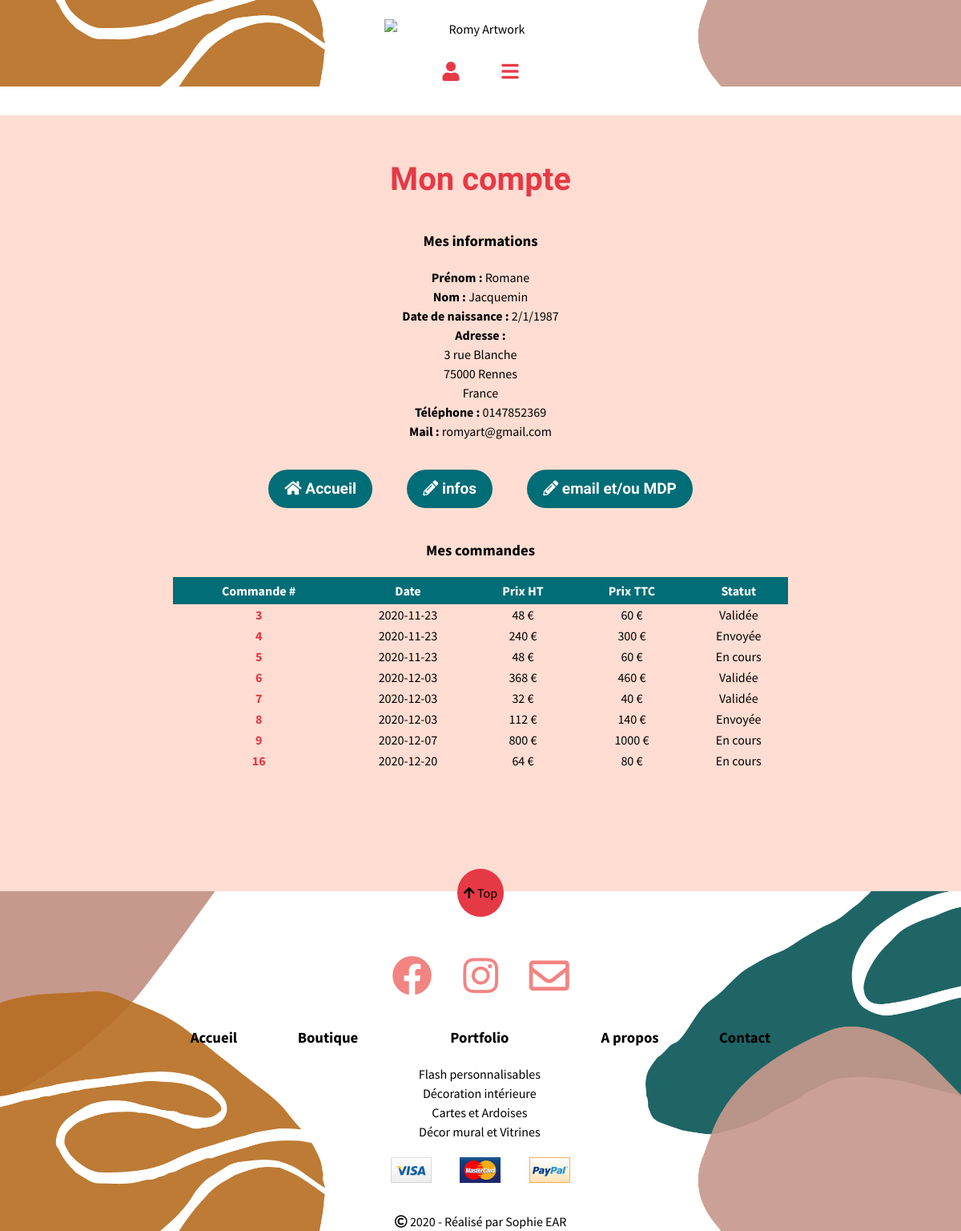
The app's page /index.php/account (signed in) with its own data.
### tables this page shows
CREATE TABLE IF NOT EXISTS `user` (
  `UserID` int(11) NOT NULL AUTO_INCREMENT,
  `UserFirstname` varchar(50) NOT NULL,
  `UserLastname` varchar(50) NOT NULL,
  `UserBirth` date NOT NULL,
  `UserAddress` varchar(50) NOT NULL,
  `UserZipcode` varchar(10) NOT NULL,
  `UserCity` varchar(50) NOT NULL,
  `UserCountry` varchar(50) NOT NULL,
  `UserPhone` char(10) NOT NULL,
  `UserMail` varchar(50) NOT NULL,
  `UserPassword` varchar(64) NOT NULL,
  `UserStatus` int(1) NOT NULL DEFAULT '1',
  `AccountDate` date DEFAULT NULL,
  PRIMARY KEY (`UserID`),
  KEY `UserStatus` (`UserStatus`)
);

CREATE TABLE IF NOT EXISTS `orders` (
  `OrderID` int(11) NOT NULL AUTO_INCREMENT,
  `UserID` int(11) NOT NULL,
  `OrderDate` date NOT NULL,
  `OrderHT` float NOT NULL,
  `OrderTTC` float NOT NULL,
  `OrderStatus` int(1) NOT NULL DEFAULT '1',
  PRIMARY KEY (`OrderID`),
  KEY `UserID` (`UserID`),
  KEY `OrderStatus` (`OrderStatus`)
);

CREATE TABLE IF NOT EXISTS `orderstatus` (
  `OrderStatus` int(1) NOT NULL DEFAULT '1',
  `StatusName` varchar(50) NOT NULL,
  PRIMARY KEY (`OrderStatus`)
);

### library/MicroKernel.class.php (called while the page is built, shortened)
<?php
class MicroKernel
{
    private $applicationPath;
    private $configuration;
    private $controllerPath;
    public function __construct()
    {
        $this->applicationPath = realpath(ROOT_PATH.'/application');
        $this->configuration   = new Configuration();
        $this->controllerPath  = null;
    }
    public function bootstrap()
    {
        $this->configuration->load('database');
        $this->configuration->load('library');
        return $this;
    }
    public function loadClass($class)
    {
        $class = str_replace('\\', DIRECTORY_SEPARATOR, $class);
        if(substr($class, -10) == 'Controller')
        {
            $filename = "$this->controllerPath/$class.class.php";
        }
        else if(substr($class, -4) == 'Form')
        {
            $filename = "$this->applicationPath/forms/$class.class.php";
        }
        elseif(substr($class, -5) == 'Model')
        {
            $filename = "$this->applicationPath/models/$class.class.php";
        }
        else
        {
            $filename = "$this->applicationPath/classes/$class.class.php";
        }
    }
    public function run(FrontController $frontController)
    {
        try
        {
            $requestPath = $frontController->buildContext($this->configuration);
            $this->controllerPath = "$this->applicationPath/controllers$requestPath";
            $frontController->run();
            $frontController->renderView();
        }
        catch(Exception $exception)
        {
            ob_clean();
            $frontController->renderErrorView
            (
                implode('<br>',
                [
                    $exception->getMessage(),
                    "<strong>Fichier</strong> : ".$exception->getFile(),
                    "<strong>Ligne</strong> : ".$exception->getLine()
                ])
            );
        }
    }
}

### index.php (called while the page is built, shortened)
<?php
require_once 'library/Configuration.class.php';
require_once 'library/Database.class.php';
require_once 'library/MicroKernel.class.php';
$microKernel = new MicroKernel();
$microKernel->bootstrap()->run(new FrontController());

### application/controllers/account/AccountController.class.php (called while the page is built, shortened)
<?php
class AccountController {
	public function httpGetMethod(Http $http, array $queryFields)
	{
		$session = new UserSession();
		$userID = $session->getID();
		$orderModel = new OrderModel();
		$orders = $orderModel->listUserOrders($userID);
		$userModel = new UserModel();
		$info = $userModel->listOneUser($userID);
		$title = "Romy Art - Mon compte";
		return ["FlashBag" => new FlashBag(), "orders" => $orders, "info" => $info, "title" => $title];
	}
}
?>

### application/classes/UserSession.class.php (called while the page is built, shortened)
<?php
class UserSession {
	public function getID(){
		return $_SESSION["id"];
	}
}

### library/Database.class.php (called while the page is built, shortened)
<?php
class Database
{
	private $pdo;
	public function __construct()
	{
		$configuration = new Configuration();
		$this->pdo = new PDO
		(
			$configuration->get('database', 'dsn'),
			$configuration->get('database', 'user'),
			$configuration->get('database', 'password')
		);
		$this->pdo->exec('SET NAMES UTF8');
	}
    public function query($sql, array $criteria = array())
    {
        $query = $this->pdo->prepare($sql);
        $query->execute($criteria);
        return $query->fetchAll(PDO::FETCH_ASSOC);
    }
    public function queryOne($sql, array $criteria = array())
    {
        $query = $this->pdo->prepare($sql);
        $query->execute($criteria);
        return $query->fetch(PDO::FETCH_ASSOC);
    }
}

### library/Configuration.class.php (called while the page is built, shortened)
<?php
class Configuration
{
	private static $registry;
	public function __construct()
	{
		if(Configuration::$registry === null)
		{
			Configuration::$registry = array();
		}
	}
	public function get($filename, $key, $defaultValue = null)
	{
		if(array_key_exists($filename, Configuration::$registry) === true)
		{
			if(array_key_exists($key, Configuration::$registry[$filename]) === true)
			{
				return Configuration::$registry[$filename][$key];
			}
		}
		return $defaultValue;
	}
	public function load($filename)
	{
		Configuration::$registry[$filename] = $config;
	}
}

### application/models/UserModel.class.php (called while the page is built, shortened)
<?php
class UserModel {
	public function listOneUser($id) {
		$user = new Database();
		$sql = 'SELECT	user.UserID,
						user.UserFirstname,
						user.UserLastname,
						DAY(user.UserBirth) AS day,
						MONTH(user.UserBirth) AS month,
						YEAR(user.UserBirth) AS year,
						user.UserAddress,
						user.UserZipcode,
						user.UserCity,
						user.UserCountry,
						user.UserPhone,
						user.UserMail,
						user.UserPassword,
						user.AccountDate,
						useSta.UserStatus,
						useSta.StatusName
				FROM user
				INNER JOIN userstatus useSta ON user.UserStatus = useSta.UserStatus
				WHERE UserID = ?';
		return $user->queryOne($sql, array($id));
	}
}
?>

### application/models/OrderModel.class.php (called while the page is built, shortened)
<?php
class OrderModel{
	public function listUserOrders($id) {
		$orders = new Database();
		$sql = 'SELECT 	ord.OrderID,
						ord.UserID,
						ord.OrderDate,
						ord.OrderHT,
						ord.OrderTTC,
						ord.OrderStatus,
						ordSta.OrderStatus,
						ordSta.StatusName
				FROM orders ord
				INNER JOIN orderstatus ordSta ON ord.OrderStatus = ordSta.OrderStatus
				WHERE ord.UserID = ?';
		return $orders->query($sql, array($id));
	}
}
?>

### application/www/account/AccountView.phtml (the view, shortened to what this page needs)
<div class="container" id="account">
	<h2>Mon compte</h2>
	<div>
		<h3>Mes informations</h3>
		<ul>
			<li><b>Prénom :</b> <?= $info["UserFirstname"] ?></li>
			<li><b>Nom :</b> <?= $info["UserLastname"] ?></li>
			<li><b>Date de naissance :</b> <?= $info["day"]."/".$info["month"]."/".$info["year"] ?></li>
			<li><b>Adresse : </b>
				<ul>
					<li><?= $info["UserAddress"] ?></li>
					<li><?= $info["UserZipcode"]." ".$info["UserCity"] ?></li>
					<li><?= $info["UserCountry"] ?></li>
				</ul>
			</li>
			<li><b>Téléphone :</b> <?= $info["UserPhone"] ?></li>
			<li><b>Mail :</b> <?= $info["UserMail"] ?></li>
		</ul>
		<div class="centerButton">
			<a href="<?= $requestUrl ?>" title="Accueil" class="button"><i class="fas fa-home"></i> Accueil</a>
			<a href="<?= $requestUrl ?>/account/updateuser" title="Modifier info" class="button"><i class="fas fa-pencil-alt"></i> infos</a>
			<a href="<?= $requestUrl ?>/account/updatelogin" title="Modifier login" class="button"><i class="fas fa-pencil-alt"></i> email et/ou MDP</a>
		</div>
	</div>
	<div>
		<h3>Mes commandes</h3>
		<table>
			<thead>
				<th><span class="mobile">Commande</span> #</th>
				<th>Date</th>
				<th>Prix HT</th>
				<th>Prix TTC</th>
				<th>Statut</th>
			</thead>
			<tbody>
				<?php foreach($orders as $order): ?>
					<tr>
						<td>
							<a href="<?= $requestUrl ?>/details?UserID=<?= $info["UserID"] ?>&OrderID=<?= $order["OrderID"] ?>" title="Détails">   <?= $order["OrderID"] ?>   </a>
						</td>
						<td class="nowrap"><?= $order["OrderDate"] ?></td>
						<td><?= $order["OrderHT"] ?> €</td>
						<td><?= $order["OrderTTC"] ?> €</td>
						<td><?= $order["StatusName"] ?></td>
					</tr>
				<?php endforeach; ?>
			</tbody>
		</table>
	</div>
</div>

### application/www/css/style.css (style rules this page uses)
:root { --main-green : #006d77; --main-pink : #e63946; --bg-color : #FFDDD2; --black : #000; --white : #FFF; --amatic-font : 'Amatic SC', cursive; }
* { box-sizing: border-box; }
html { font-size: 62.5%; scroll-behavior: smooth; }
body { background-color: var(--bg-color); font-family: 'Source Sans Pro', sans-serif; font-size: 1.6rem; hyphens: auto; line-height: 1.5; margin: 0 auto; padding: 0; margin-top: -22px; margin-bottom: -20px; text-align: center; transition: all 0.3s ease 0s; }
.button { background-color: var(--main-green); border-radius: 50px; color: var(--white); display: inline-block; font-family: var(--amatic-font); font-size: 1.9rem; font-weight: bold; line-height: 1.5; margin: 20px 20px; padding: 10px 20px; }
.container { width: 90%; margin: 0 auto; }
.nowrap { white-space: nowrap; }
table { border-spacing: 0; margin: auto; table-layout: auto; width: 100%; }
table thead { background-color: var(--main-green); }
table thead th { color: var(--white); padding: 5px; }
tbody td>a { font-weight: bold; color: var(--main-pink); }
h1, h2, h3 { text-align: center; }
h2 { color: var(--main-pink); font-family: var(--amatic-font); font-size: 4rem; }
a { color: var(--black); text-decoration: none; }
ul, li { list-style: none; margin-left:0; padding-left:0; }
main .container { margin: 50px auto; }
@media screen and (min-width: 700px) { table td { white-space: nowrap; } }
@media screen and (min-width: 700px) { .centerButton, #admin div { flex-direction: row; justify-content: center; } }
@media screen and (min-width: 768px) { main .container { width: 90%; } }
@media screen and (min-width: 1025px) { body { margin-top: -50px; } }
@media screen and (min-width: 1025px) { table { width: 80%; } }
@media screen and (min-width: 1200px) { main .container { width: 80%; } }

### records on screen
user: UserFirstname "Romane", UserLastname "Jacquemin", UserAddress "3 rue Blanche", UserZipcode "75000", UserCity "Rennes", UserCountry "France", UserPhone "0147852369", UserMail "romyart@gmail.com"
orders: OrderID "3", OrderDate "2020-11-23", OrderHT "48", OrderTTC "60", OrderStatus.StatusName "Validée"
orders: OrderID "4", OrderDate "2020-11-23", OrderHT "240", OrderTTC "300", OrderStatus.StatusName "Envoyée"
orders: OrderID "5", OrderDate "2020-11-23", OrderHT "48", OrderTTC "60", OrderStatus.StatusName "En cours"
orders: OrderID "6", OrderDate "2020-12-03", OrderHT "368", OrderTTC "460", OrderStatus.StatusName "Validée"
orders: OrderID "7", OrderDate "2020-12-03", OrderHT "32", OrderTTC "40", OrderStatus.StatusName "Validée"
orders: OrderID "8", OrderDate "2020-12-03", OrderHT "112", OrderTTC "140", OrderStatus.StatusName "Envoyée"
orders: OrderID "9", OrderDate "2020-12-07", OrderHT "800", OrderTTC "1000", OrderStatus.StatusName "En cours"
orders: OrderID "16", OrderDate "2020-12-20", OrderHT "64", OrderTTC "80", OrderStatus.StatusName "En cours"

### other values on screen
$info["day"] "2"
$info["month"] "1"
$info["year"] "1987"
